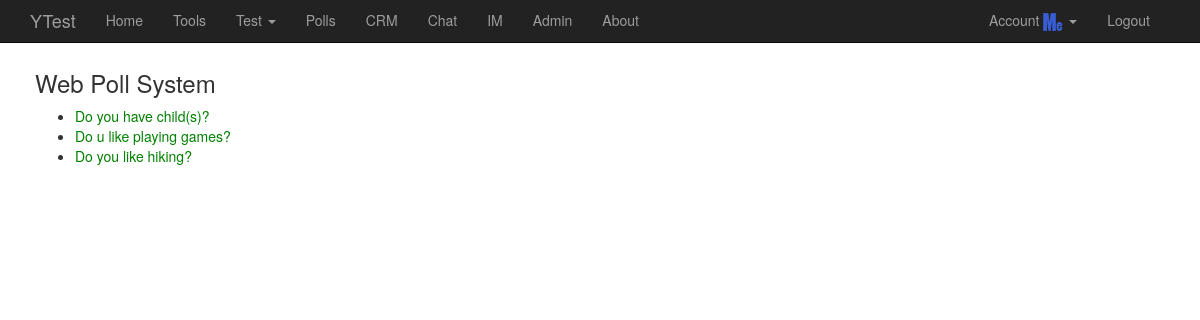
Page /polls/ (signed in) on the committed database.
### polls/models.py (models this page shows, shortened)
class Question(models.Model):
	question_text = models.CharField(max_length=200)
	pub_date = models.DateTimeField('date published')
	def was_published_recently(self):
		now = timezone.now()
		return timezone.now() - datetime.timedelta(days=1) <= self.pub_date <= now
	was_published_recently.admin_order_field = 'pub_date'
	was_published_recently.boolean = True
	was_published_recently.short_description = 'Published recently?'

### polls/views.py (the view)
class IndexView(generic.ListView):
	template_name = 'polls/index.html'
	context_object_name = 'latest_question_list'
	def get_queryset(self):
		return Question.objects.order_by('-pub_date')[:5]

### polls/templates/polls/index.html (shortened to what this page needs)
{% extends 'base.html' %}
{% block content %}
{% load static %}
<link rel="stylesheet" type="text/css" href="{% static 'polls/style.css' %}">
<body>
<h3>Web Poll System</h3>
{% if latest_question_list %}
	<ul>
	{% for question in latest_question_list %}
		<li><a href="{% url 'polls:detail' question.id %}">{{ question.question_text }}</a></li>
	{% endfor %}
	</ul>
{% else %}
	<p>No polls are available</p>
{% endif %}
</body>
{% endblock %}

### mysite/static/styles.css (style rules this page uses)
body { position: relative; padding-top: 40px; padding-bottom: 30px; }

### polls/static/polls/style.css (style rules this page uses)
li a { color: green; }
body { background: white url("images/test.png") no-repeat right top; }

### rows in the picture
Question: question_text "Do you have child(s)?"
Question: question_text "Do u like playing games?"
Question: question_text "Do you like hiking?"
